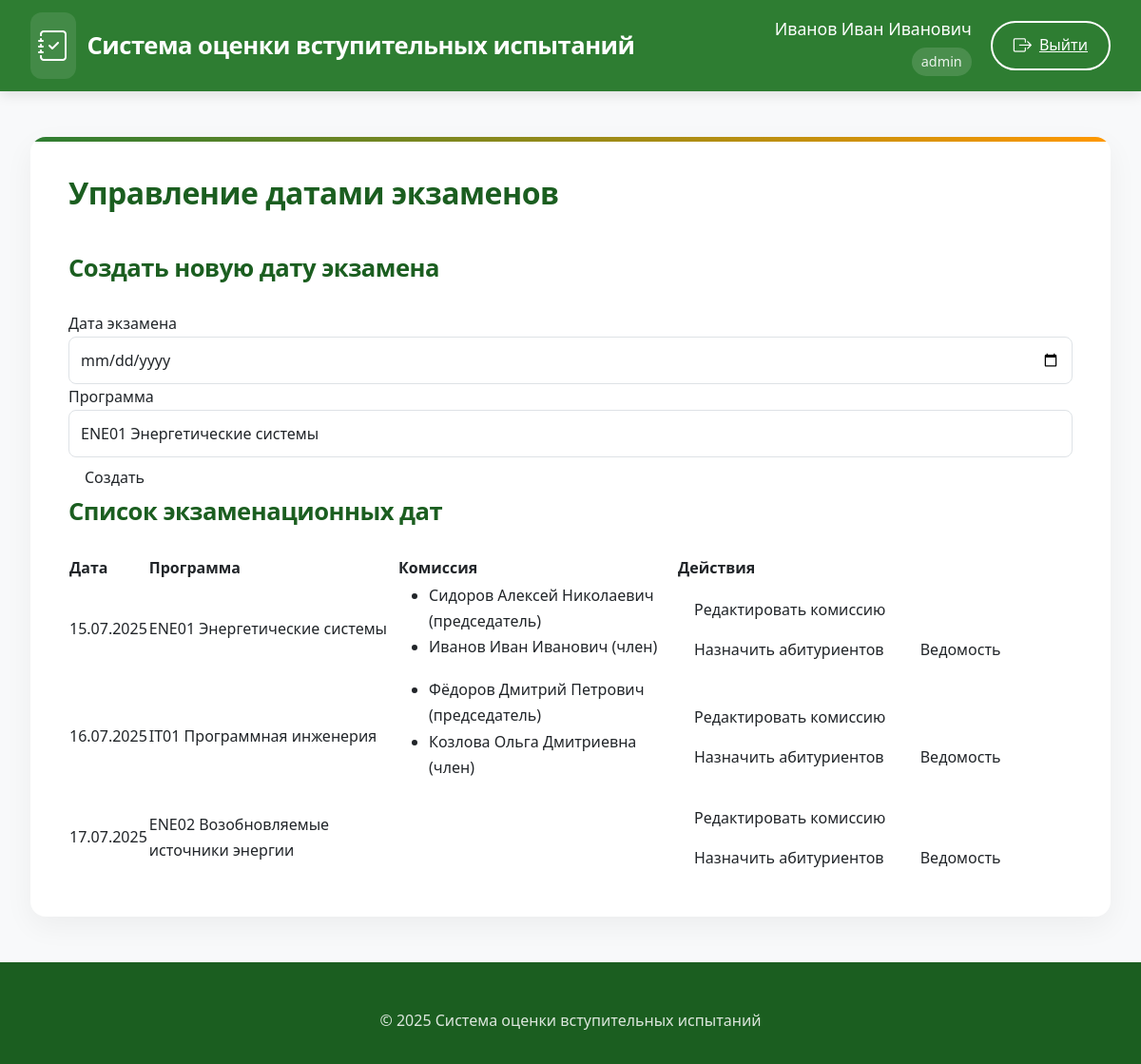
/exam_dates (signed in), run on an earlier commit of the app's database.
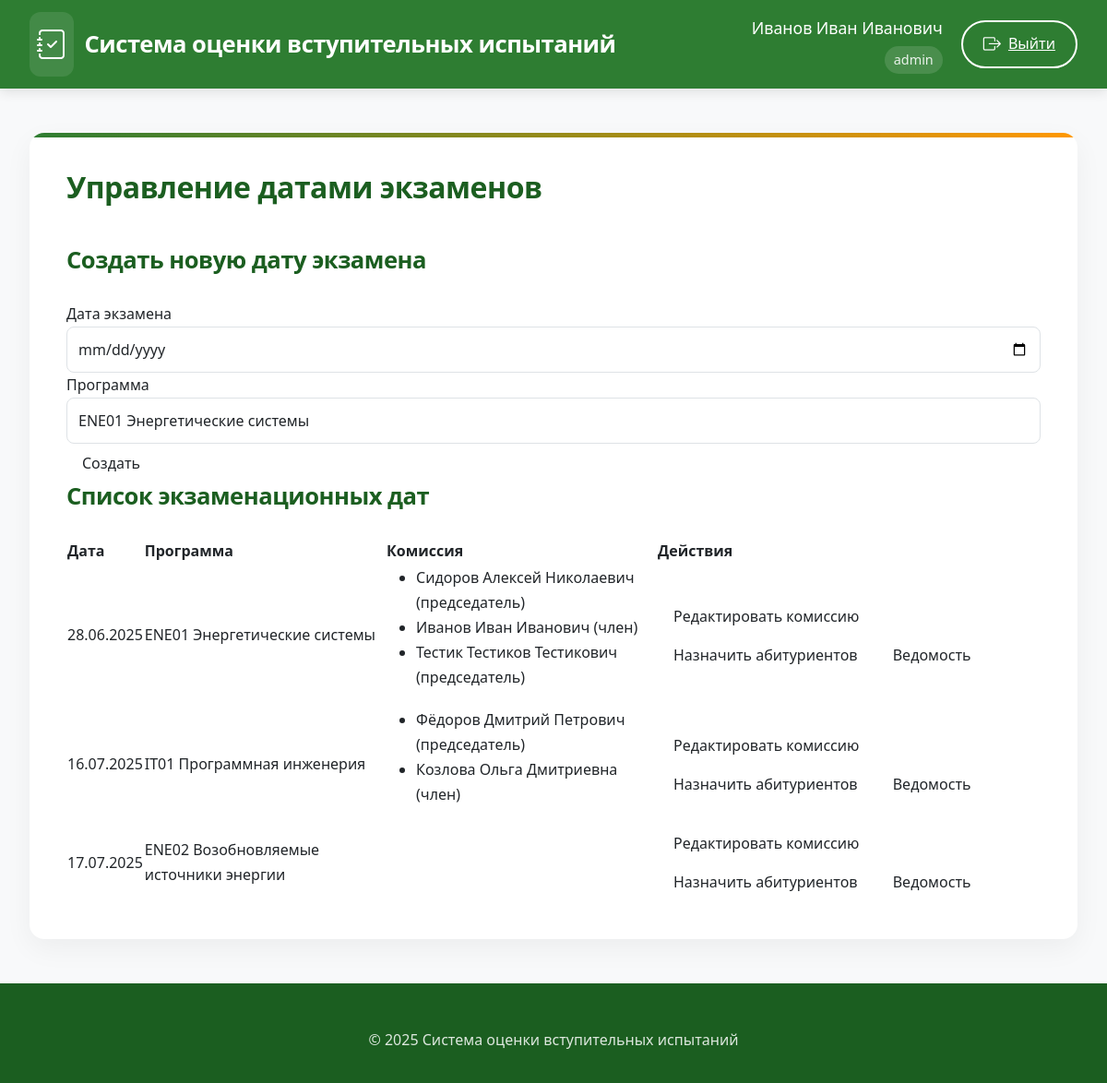
And on a later commit of the database.
### app/models.py (models this page shows)
class ExamDate(db.Model):
    id = db.Column(db.Integer, primary_key=True)
    date = db.Column(db.DateTime, nullable=False)
    program_id = db.Column(db.Integer, db.ForeignKey('program.id'), nullable=False)
    commission = db.relationship('CommissionMember', backref='exam_date', lazy=True, cascade='all, delete-orphan')
    applicants = db.relationship('Applicant', backref='exam_date', lazy=True)

class Program(db.Model):
    id = db.Column(db.Integer, primary_key=True)
    code = db.Column(db.String(50), nullable=False, unique=True)
    name = db.Column(db.String(200), nullable=False)
    school_id = db.Column(db.Integer, db.ForeignKey('engineering_school.id'))
    questions = db.relationship('Question', backref='program', lazy=True, cascade='all, delete-orphan')
    standard_commission = db.relationship('StandardCommission', backref='program', lazy=True, cascade='all, delete-orphan')
    applicants = db.relationship('Applicant', backref='program', lazy=True)
    exam_dates = db.relationship('ExamDate', backref='program', lazy=True)

class CommissionMember(db.Model):
    id = db.Column(db.Integer, primary_key=True)
    exam_date_id = db.Column(db.Integer, db.ForeignKey('exam_date.id'), nullable=False)
    user_id = db.Column(db.Integer, db.ForeignKey('user.id'), nullable=False)
    role = db.Column(db.String(50), nullable=False)  # 'председатель', 'заместитель', 'член'
    user = db.relationship('User', back_populates='commission_members')

class User(UserMixin, db.Model):
    id = db.Column(db.Integer, primary_key=True)
    username = db.Column(db.String(80), unique=True, nullable=False)
    password = db.Column(db.String(120), nullable=False)
    full_name = db.Column(db.String(100), nullable=False)
    position = db.Column(db.String(100), nullable=False)
    role = db.Column(db.String(20), nullable=False)  # 'admin', 'secretary', 'commission'
    school_id = db.Column(db.Integer, db.ForeignKey('engineering_school.id'))
    commission_members = db.relationship('CommissionMember', back_populates='user', cascade='all, delete-orphan')
    standard_commissions = db.relationship('StandardCommission', back_populates='user', cascade='all, delete-orphan')

### app/routes.py (the view, shortened to what this page needs)
@routes.route('/exam_dates', methods=['GET', 'POST'])
@login_required
def exam_dates():
    if current_user.role not in ['admin', 'secretary']:
        abort(403)
    form = ExamDateForm()
    if current_user.role == 'secretary':
        form.program_id.choices = [
            (p.id, f"{p.code} {p.name}")
            for p in Program.query.filter_by(school_id=current_user.school_id)
        ]
    exam_dates = ExamDate.query.all()
    return render_template('exam_dates.html', form=form, exam_dates=exam_dates)

### app/forms.py
class ExamDateForm(FlaskForm):
    date = DateField('Дата экзамена', format='%Y-%m-%d', validators=[DataRequired()])
    program_id = SelectField('Программа', coerce=int, validators=[DataRequired()])
    submit = SubmitField('Создать')
    def __init__(self, *args, **kwargs):
        super(ExamDateForm, self).__init__(*args, **kwargs)
        self.program_id.choices = [(p.id, f"{p.code} {p.name}") for p in Program.query.all()]

### app/templates/exam_dates.html (shortened to what this page needs)
{% extends "base.html" %}
{% block content %}
<div class="admin-container">
    <h2>Управление датами экзаменов</h2>
    <h3>Создать новую дату экзамена</h3>
    <form method="POST">
        <div class="form-group">
            {{ form.date.label }}
            {{ form.date(class="form-control") }}
        </div>
        <div class="form-group">
            {{ form.program_id.label }}
            {{ form.program_id(class="form-control") }}
        </div>
        <div class="form-group">
            {{ form.submit(class="btn") }}
        </div>
    </form>
    <h3>Список экзаменационных дат</h3>
    <table>
        <thead>
            <tr>
                <th>Дата</th>
                <th>Программа</th>
                <th>Комиссия</th>
                <th>Действия</th>
            </tr>
        </thead>
        <tbody>
            {% for exam_date in exam_dates %}
            <tr>
                <td>{{ exam_date.date.strftime('%d.%m.%Y') }}</td>
                <td>{{ exam_date.program.code }} {{ exam_date.program.name }}</td>
                <td>
                    <ul>
                        {% for member in exam_date.commission %}
                        <li>{{ member.user.full_name }} ({{ member.role }})</li>
                        {% endfor %}
                    </ul>
                </td>
                <td>
                    <a href="{{ url_for('routes.assign_commission', exam_date_id=exam_date.id) }}" class="btn">Редактировать комиссию</a>
                    <a href="{{ url_for('routes.assign_applicants', exam_date_id=exam_date.id) }}" class="btn">Назначить абитуриентов</a>
                    <a href="{{ url_for('routes.view_vedomost', exam_date_id=exam_date.id) }}" class="btn">Ведомость</a>
                </td>
            </tr>
            {% else %}
            <tr>
                <td colspan="4">Нет созданных экзаменационных дат</td>
            </tr>
            {% endfor %}
        </tbody>
    </table>
</div>
{% endblock %}

What changed in the data, as far as the page shows it:
changed ExamDate "ENE01": date "15.07.2025" → "28.06.2025"
added CommissionMember: user.full_name "Тестик Тестиков Тестикович", role "председатель", shown under ExamDate "ENE01"
